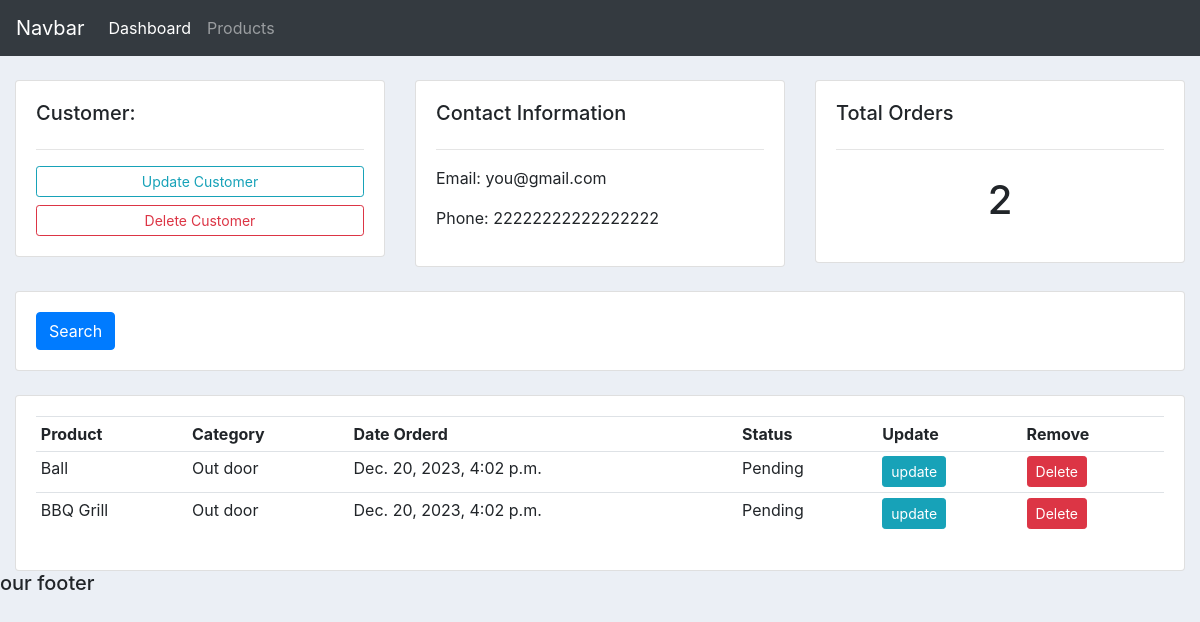
Page /customer/2/ on the earlier database version.
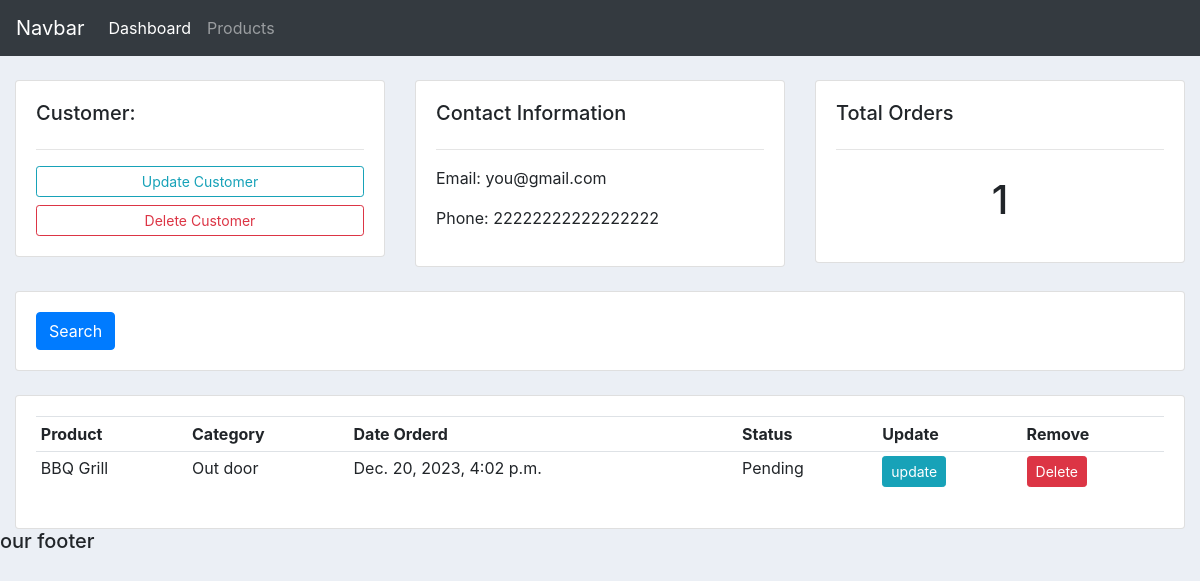
Same page on the later database version.
### app/models.py (models this page shows, shortened)
class Order(models.Model):
    STATUS = (
        ("Pending", "Pending"),
        ("Out for delivery", "Out for delivery"),
        ("Delivered", "Delivered"),
    )
    customer = models.ForeignKey(Customer, null=True, on_delete=models.SET_NULL)
    product = models.ForeignKey(Product, null=True, on_delete=models.SET_NULL)
    date_created = models.DateTimeField(auto_now_add=True)
    status = models.CharField(max_length=200, null=True, choices=STATUS)

class Product(models.Model):
    CATEGORY = (
        ("Indoor", "Indoor"),
        ("Out door", "Out door"),
    )
    name = models.CharField(max_length=200, null=True)
    price = models.FloatField(null=True)
    category = models.CharField(max_length=200, null=True, choices=CATEGORY)
    description = models.CharField(max_length=200, null=True, blank=True)
    date_created = models.DateTimeField(auto_now_add=True)
    tags = models.ManyToManyField(Tag)
    def __str__(self):
        return self.name

### app/views.py (the view)
# urls.py: path('customer/<str:pk_test>/', views.customer, name="customer"),
def customer(request, pk_test):
    customer = Customer.objects.get(id=pk_test)
    orders = customer.order_set.all()
    order_count = orders.count()
    context = {'customer':customer, 'orders':orders, 'order_count':order_count}
    return render(request, 'accounts/customer.html', context)

### app/templates/accounts/customer.html
{%  extends 'accounts/main.html' %}
{% block content %}
	<br>
<div class="row">
	<div class="col-md">
		<div class="card card-body">
			<h5>Customer:</h5>
			<hr>
			<a class="btn btn-outline-info  btn-sm btn-block" href="">Update Customer</a>
			<a class="btn btn-outline-danger  btn-sm btn-block" href="">Delete Customer</a>
		</div>
	</div>
	<div class="col-md">
		<div class="card card-body">
			<h5>Contact Information</h5>
			<hr>
			<p>Email: {{customer.email}}</p>
			<p>Phone: {{customer.phone}}</p>
		</div>
	</div>
	<div class="col-md">
		<div class="card card-body">
			<h5>Total Orders</h5>
			<hr>
			<h1 style="text-align: center;padding: 10px">{{order_count}}</h1>
		</div>
	</div>
</div>
<br>
<div class="row">
	<div class="col">
		<div class="card card-body">
			<form method="get">
		    <button class="btn btn-primary" type="submit">Search</button>
		  </form>
		</div>
	</div>
</div>
<br>
<div class="row">
	<div class="col-md">
		<div class="card card-body">
			<table class="table table-sm">
				<tr>
					<th>Product</th>
					<th>Category</th>
					<th>Date Orderd</th>
					<th>Status</th>
					<th>Update</th>
					<th>Remove</th>
				</tr>
				{%for order in orders%}
				<tr>
					<td>{{order.product}}</td>
					<td>{{order.product.category}}</td>
					<td>{{order.date_created}}</td>
					<td>{{order.status}}</td>
					<td><a class="btn btn-sm btn-info" href="{% url 'update_order' order.id %}">update</a></td>
					<td><a class="btn btn-sm btn-danger" href="{% url 'delete_order' order.id %}">Delete</a></td>
				</tr>
				{%endfor%}
			</table>
		</div>
	</div>
</div>
{% endblock %}

Differences in the rows shown:
removed Order: product "Ball", product.category "Out door", date_created "Dec. 20, 2023, 4:02 p.m.", status "Pending"
Other differences:
{{ order_count }}: "2" → "1"
